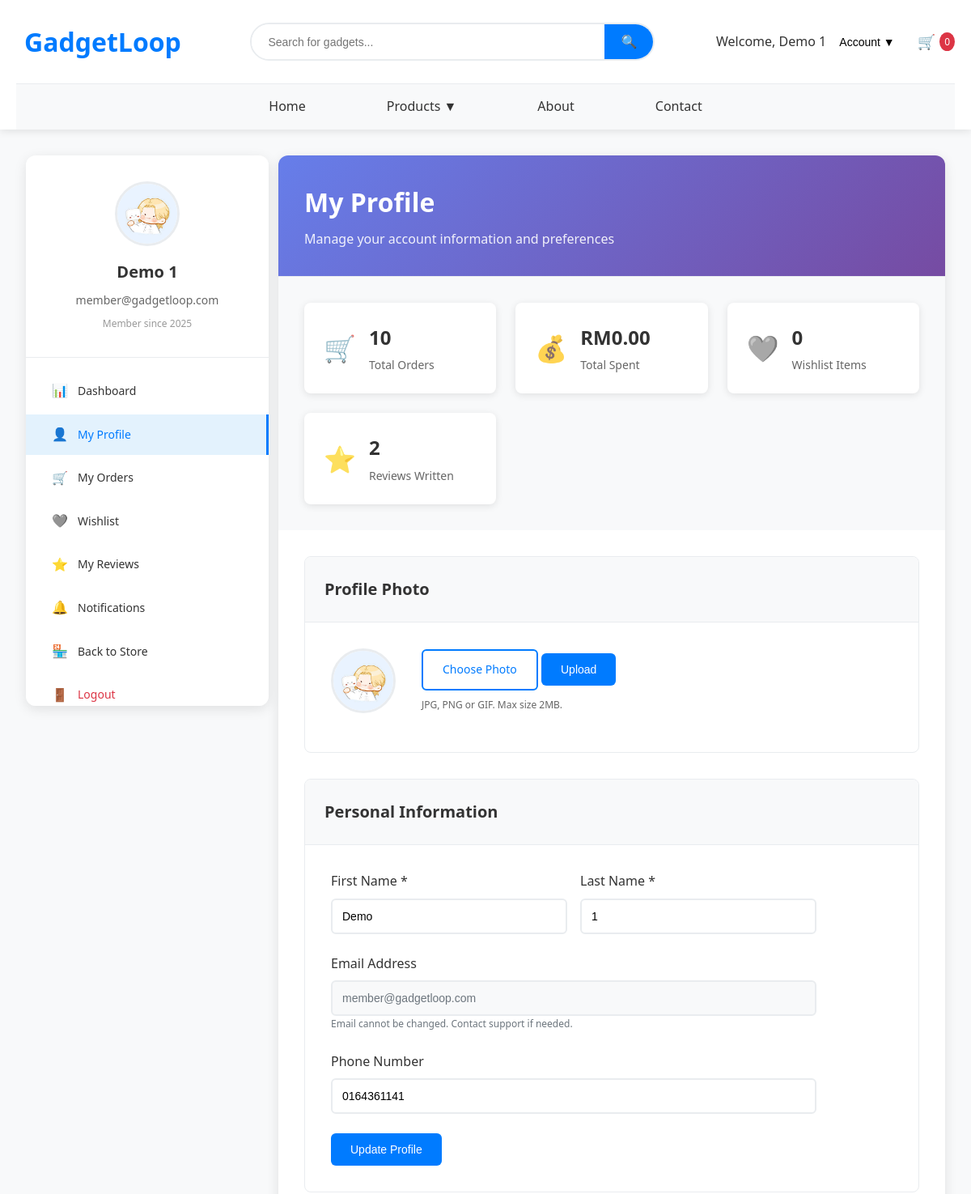
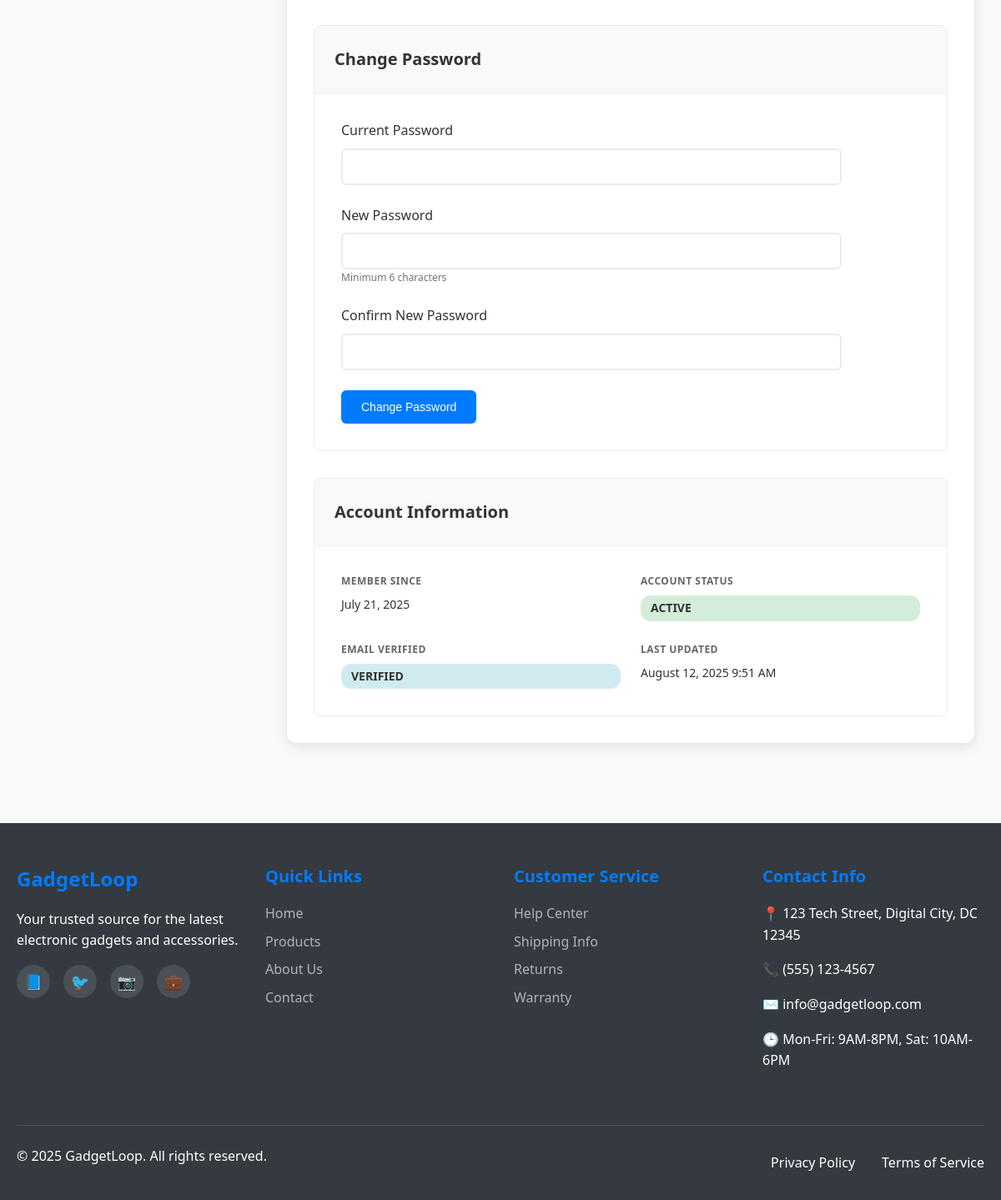
Page /member/profile.php (signed in) on the committed database (2 pictures, top to bottom).
### tables this page shows
CREATE TABLE `users` (
  `id` int(11) NOT NULL AUTO_INCREMENT,
  `first_name` varchar(50) NOT NULL,
  `last_name` varchar(50) NOT NULL,
  `email` varchar(100) NOT NULL,
  `password` varchar(255) NOT NULL,
  `phone` varchar(20) DEFAULT NULL,
  `role` enum('admin','member') DEFAULT 'member',
  `profile_photo` varchar(255) DEFAULT NULL,
  `is_active` tinyint(1) DEFAULT 1,
  `is_verified` tinyint(1) DEFAULT 0,
  `verification_token` varchar(255) DEFAULT NULL,
  `remember_token` varchar(255) DEFAULT NULL,
  `password_reset_token` varchar(255) DEFAULT NULL,
  `password_reset_expires` datetime DEFAULT NULL,
  `created_at` timestamp NOT NULL DEFAULT current_timestamp(),
  `updated_at` timestamp NOT NULL DEFAULT current_timestamp() ON UPDATE current_timestamp(),
  PRIMARY KEY (`id`),
  UNIQUE KEY `email` (`email`)
);

### includes/functions.php (called while the page is built, shortened)
<?php
function getUserById($pdo, $user_id) {
    $stmt = $pdo->prepare("SELECT * FROM users WHERE id = ?");
    $stmt->execute([$user_id]);
    return $stmt->fetch();
}
?>

### member/profile.php (the view, shortened to what this page needs)
<?php
require_once '../includes/config.php';
require_once '../includes/functions.php';
$user_id = $_SESSION['user_id'];
$stmt = $pdo->prepare("SELECT COUNT(*) FROM orders WHERE user_id = ?");
$stmt->execute([$user_id]);
$total_orders = $stmt->fetchColumn();
$stmt = $pdo->prepare("SELECT SUM(total_amount) FROM orders WHERE user_id = ? AND payment_status = 'paid'");
$stmt->execute([$user_id]);
$total_spent = $stmt->fetchColumn() ?: 0;
$stmt = $pdo->prepare("SELECT COUNT(*) FROM reviews WHERE user_id = ?");
$stmt->execute([$user_id]);
$reviews_count = $stmt->fetchColumn();
?>
<!DOCTYPE html>
<html lang="en">
<head>
    <link rel="stylesheet" href="../css/style.css">
    <link rel="stylesheet" href="../css/member.css">
</head>
<body data-page="profile" class="logged-in">
    <?php
        include '../includes/header.php';
    ?>
    <main>
            <div class="member-layout">
                <?php include 'includes/member-sidebar.php'; ?>
                <div class="member-content">
                    <div class="page-header">
                        <h1>My Profile</h1>
                        <p>Manage your account information and preferences</p>
                    </div>
                    <div class="profile-stats">
                        <div class="stat-card">
                            <div class="stat-icon">🛒</div>
                            <div class="stat-info">
                                <h3><?php echo $total_orders; ?></h3>
                                <p>Total Orders</p>
                            </div>
                        </div>
                        <div class="stat-card">
                            <div class="stat-icon">💰</div>
                            <div class="stat-info">
                                <h3>RM<?php echo number_format($total_spent, 2); ?></h3>
                                <p>Total Spent</p>
                            </div>
                        </div>
                        <div class="stat-card">
                            <div class="stat-icon">🩶</div>
                            <div class="stat-info">
                                <h3><?php echo $wishlist_count; ?></h3>
                                <p>Wishlist Items</p>
                            </div>
                        </div>
                        <div class="stat-card">
                            <div class="stat-icon">⭐</div>
                            <div class="stat-info">
                                <h3><?php echo $reviews_count; ?></h3>
                                <p>Reviews Written</p>
                            </div>
                        </div>
                    </div>
                    <div class="profile-sections">
                        <div class="profile-section">
                            <div class="section-header">
                                <h3>Profile Photo</h3>
                            </div>
                            <div class="section-content">
                                <div class="photo-upload-area">
                                    <div class="current-photo">
                                       <?php if ($user['profile_photo']): ?>
                <img src="../uploads/profiles/<?php echo htmlspecialchars($user['profile_photo']); ?>"
                     alt="Profile Photo">
            <?php else: ?>
                <div class="default-avatar">
                    <?php echo strtoupper(substr($user['first_name'], 0, 1) . substr($user['last_name'], 0, 1)); ?>
                </div>
            <?php endif; ?>
                                    </div>
                                    <form method="POST" enctype="multipart/form-data" class="photo-upload-form">
                                        <label for="photo-input" class="btn btn-outline">Choose Photo</label>
                                        <button type="submit" name="upload_photo" class="btn btn-primary">Upload</button>
                                        <p class="upload-info">JPG, PNG or GIF. Max size 2MB.</p>
                                    </form>
                                </div>
                            </div>
                        </div>
                        <div class="profile-section">
                            <div class="section-header">
                                <h3>Personal Information</h3>
                            </div>
                            <div class="section-content">
                                <form method="POST" class="profile-form">
                                    <div class="form-row">
                                        <div class="form-group">
                                            <label for="first_name">First Name *</label>
                                            <input type="text" id="first_name" name="first_name" class="form-control"
                                                   value="<?php echo htmlspecialchars($user['first_name']); ?>" required>
                                        </div>
                                        <div class="form-group">
                                            <label for="last_name">Last Name *</label>
                                            <input type="text" id="last_name" name="last_name" class="form-control"
                                                   value="<?php echo htmlspecialchars($user['last_name']); ?>" required>
                                        </div>
                                    </div>
                                    <div class="form-group">
                                        <label for="email">Email Address</label>
                                        <input type="email" id="email" class="form-control"
                                               value="<?php echo htmlspecialchars($user['email']); ?>" disabled>
                                        <small class="form-text">Email cannot be changed. Contact support if needed.</small>
                                    </div>
                                    <div class="form-group">
                                        <label for="phone">Phone Number</label>
                                        <input type="tel" id="phone" name="phone" class="form-control"
                                               value="<?php echo htmlspecialchars($user['phone'] ?? ''); ?>">
                                    </div>
                                    <button type="submit" name="update_profile" class="btn btn-primary">Update Profile</button>
                                </form>
                            </div>
                        </div>
                        <div class="profile-section">
                            <div class="section-header">
                                <h3>Change Password</h3>
                            </div>
                            <div class="section-content">
                                <form method="POST" class="password-form">
                                    <div class="form-group">
                                        <label for="current_password">Current Password</label>
                                        <input type="password" id="current_password" name="current_password" class="form-control" required>
                                    </div>
                                    <div class="form-group">
                                        <label for="new_password">New Password</label>
                                        <input type="password" id="new_password" name="new_password" class="form-control" required>
                                        <small class="form-text">Minimum 6 characters</small>
                                    </div>
                                    <div class="form-group">
                                        <label for="confirm_password">Confirm New Password</label>
                                        <input type="password" id="confirm_password" name="confirm_password" class="form-control" required>
                                    </div>
                                    <button type="submit" name="change_password" class="btn btn-primary">Change Password</button>
                                </form>
                            </div>
                        </div>
                        <div class="profile-section">
                            <div class="section-header">
                                <h3>Account Information</h3>
                            </div>
                            <div class="section-content">
                                <div class="account-info">
                                    <div class="info-item">
                                        <label>Member Since</label>
                                        <span><?php echo date('F j, Y', strtotime($user['created_at'])); ?></span>
                                    </div>
                                    <div class="info-item">
                                        <label>Account Status</label>
                                        <span class="status-badge <?php echo $user['is_active'] ? 'status-active' : 'status-inactive'; ?>">
                                            <?php echo $user['is_active'] ? 'Active' : 'Inactive'; ?>
                                        </span>
                                    </div>
                                    <div class="info-item">
                                        <label>Email Verified</label>
                                        <span class="status-badge <?php echo $user['is_verified'] ? 'status-verified' : 'status-unverified'; ?>">
                                            <?php echo $user['is_verified'] ? 'Verified' : 'Unverified'; ?>
                                        </span>
                                    </div>
                                    <div class="info-item">
                                        <label>Last Updated</label>
                                        <span><?php echo date('F j, Y g:i A', strtotime($user['updated_at'])); ?></span>
                                    </div>
                                </div>
                            </div>
                        </div>
                    </div>
                </div>
            </div>
    </main>
    <?php include '../includes/footer.php'; ?>
</body>
</html>

### member/includes/member-sidebar.php (shortened to what this page needs)
<?php
$user_id = $_SESSION['user_id'];
$user = getUserById($pdo, $user_id);
?>
<aside class="member-sidebar">
    <div class="member-profile-card">
        <div class="profile-avatar">
            <?php if ($user['profile_photo']): ?>
                <img src="uploads/profiles/<?php echo htmlspecialchars($user['profile_photo']); ?>"
                     alt="Profile Photo">
            <?php else: ?>
                <div class="default-avatar">
                    <?php echo strtoupper(substr($user['first_name'], 0, 1) . substr($user['last_name'], 0, 1)); ?>
                </div>
            <?php endif; ?>
        </div>
        <div class="profile-info">
            <h3><?php echo htmlspecialchars($user['first_name'] . ' ' . $user['last_name']); ?></h3>
            <p><?php echo htmlspecialchars($user['email']); ?></p>
            <span class="member-since">Member since <?php echo date('Y', strtotime($user['created_at'])); ?></span>
        </div>
    </div>
    <nav class="member-nav">
        <ul class="nav-menu">
            <li class="nav-item <?php echo basename($_SERVER['PHP_SELF']) === 'dashboard.php' ? 'active' : ''; ?>">
                <a href="/GadjetLoop/member/dashboard.php">
                    <span class="nav-icon">📊</span>
                    <span class="nav-text">Dashboard</span>
                </a>
            </li>
            <li class="nav-item <?php echo basename($_SERVER['PHP_SELF']) === 'profile.php' ? 'active' : ''; ?>">
                <a href="/GadjetLoop/member/profile.php">
                    <span class="nav-icon">👤</span>
                    <span class="nav-text">My Profile</span>
                </a>
            </li>
            <li class="nav-item <?php echo basename($_SERVER['PHP_SELF']) === 'orders.php' ? 'active' : ''; ?>">
                <a href="orders.php">
                    <span class="nav-icon">🛒</span>
                    <span class="nav-text">My Orders</span>
                </a>
            </li>
            <li class="nav-item <?php echo basename($_SERVER['PHP_SELF']) === 'wishlist.php' ? 'active' : ''; ?>">
                <a href="/GadjetLoop/member/wishlist.php">
                    <span class="nav-icon">🩶</span>
                    <span class="nav-text">Wishlist</span>
                    <?php
                    $stmt = $pdo->prepare("SELECT COUNT(*) FROM wishlist WHERE user_id = ?");
                    $stmt->execute([$user_id]);
                    $wishlist_count = $stmt->fetchColumn();
                    ?>
                </a>
            </li>
            <li class="nav-item <?php echo basename($_SERVER['PHP_SELF']) === 'reviews.php' ? 'active' : ''; ?>">
                <a href="/GadjetLoop/member/reviews.php">
                    <span class="nav-icon">⭐</span>
                    <span class="nav-text">My Reviews</span>
                </a>
            </li>
           <li class="nav-item <?php echo basename($_SERVER['PHP_SELF']) === 'notifications.php' ? 'active' : ''; ?>">
                <a href="/GadjetLoop/member/notification.php">
                    <span class="nav-icon">🔔</span>
                    <span class="nav-text">Notifications</span>
                </a>
            </li>
            <li class="nav-item">
                <a href="/GadjetLoop/index.php">
                    <span class="nav-icon">🏪</span>
                    <span class="nav-text"> Back to Store</span>
                </a>
            </li>
            <li class="nav-item">
                <a href="/GadjetLoop/logout.php" class="logout-link">
                    <span class="nav-icon">🚪</span>
                    <span class="nav-text">Logout</span>
                </a>
            </li>
        </ul>
    </nav>
</aside>

### css/style.css (style rules this page uses)
* { margin: 0; padding: 0; box-sizing: border-box; }
body { font-family: 'Segoe UI', Tahoma, Geneva, Verdana, sans-serif; line-height: 1.6; color: #333; background-color: #f8f9fa; }
h1, h2, h3, h4, h5, h6 { margin-bottom: 1rem; font-weight: 600; }
h1 { font-size: 2.5rem; }
h3 { font-size: 1.5rem; }
p { margin-bottom: 1rem; }
.btn { display: inline-block; padding: 12px 24px; border: none; border-radius: 6px; text-decoration: none; font-size: 14px; font-weight: 500; cursor: pointer; transition: all 0.3s ease; text-align: center; }
.btn-primary, .btn-primary:visited, .btn-primary:focus, .btn-primary:active { background-color: #007bff; color: white; }
.btn-outline { background-color: transparent; color: #007bff; border: 2px solid #007bff; }
.nav-menu { display: flex; justify-content: center; list-style: none; margin: 0; padding: 0; }
.nav-menu li { position: relative; }
.nav-menu a { display: block; padding: 15px 50px; text-decoration: none; color: #333; font-weight: 500; transition: background-color 0.3s ease; }
.form-group { margin-bottom: 1.5rem; }
.form-group label { display: block; margin-bottom: 0.5rem; font-weight: 500; color: #333; }
.form-control { width: 100%; padding: 12px; border: 2px solid #e9ecef; border-radius: 6px; font-size: 14px; transition: border-color 0.3s ease; }

### rows in the picture
users: profile_photo (picture), first_name+last_name "Demo 1", email "member@gadgetloop.com", created_at "2025", first_name "Demo", last_name "1", phone "0164361141", created_at "July 21, 2025", updated_at "August 12, 2025 9:51 AM"

### other values in the picture
$_SESSION['user_name'] "Demo 1"
$cartCount "0"
$total_orders "10"
$total_spent "0.00"
$wishlist_count "0"
$reviews_count "2"
